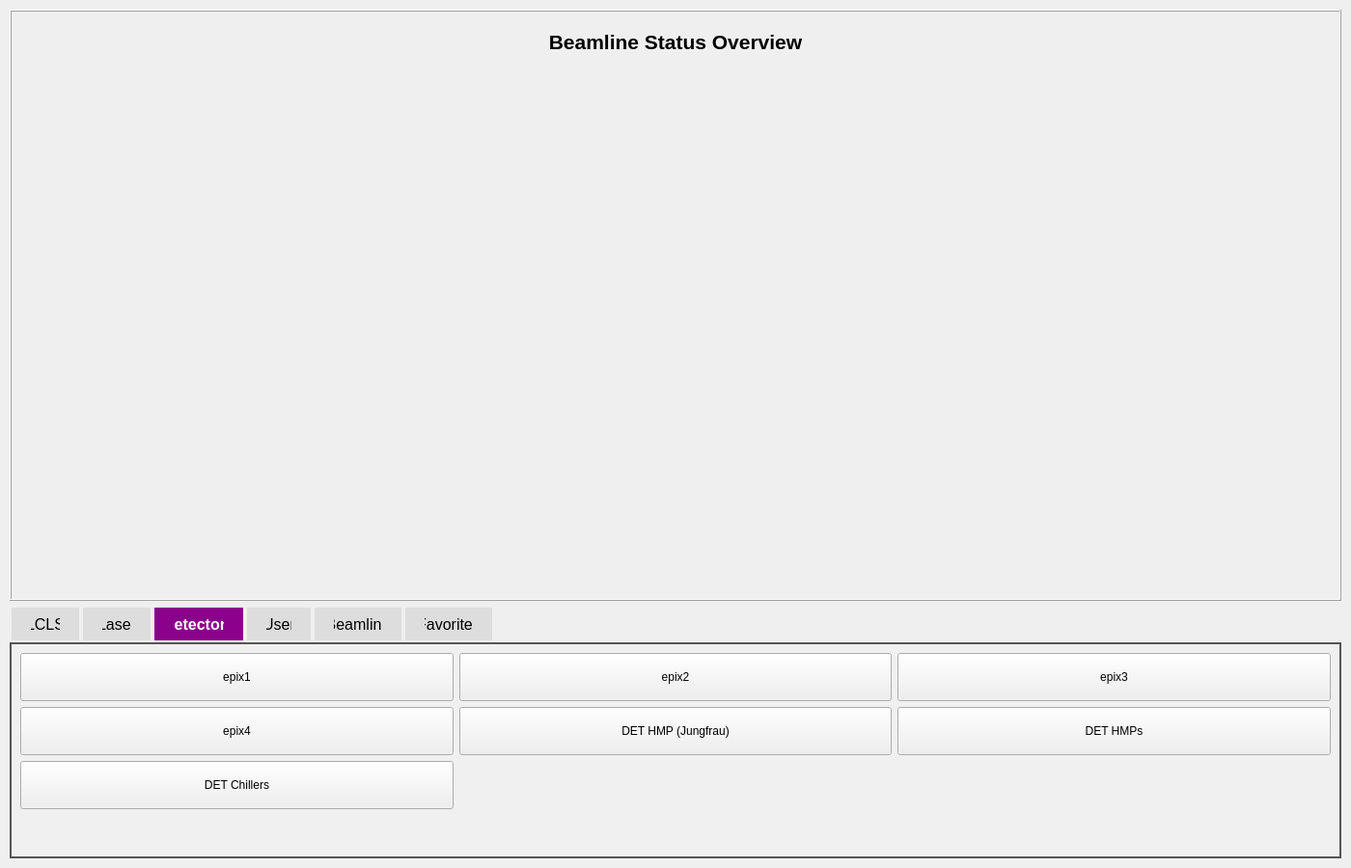
<?xml version="1.0" encoding="UTF-8"?>
<ui version="4.0">
 <class>Form</class>
 <widget class="QWidget" name="Form">
  <property name="geometry">
   <rect>
    <x>0</x>
    <y>0</y>
    <width>1400</width>
    <height>900</height>
   </rect>
  </property>
  <property name="windowTitle">
   <string>Beamline Control</string>
  </property>
  <layout class="QVBoxLayout" name="verticalLayout">
   <property name="spacing">
    <number>5</number>
   </property>
   <property name="leftMargin">
    <number>10</number>
   </property>
   <property name="topMargin">
    <number>10</number>
   </property>
   <property name="rightMargin">
    <number>10</number>
   </property>
   <property name="bottomMargin">
    <number>10</number>
   </property>
   <item>
    <!-- Top Status Section -->
    <widget class="QFrame" name="statusFrame">
     <property name="sizePolicy">
      <sizepolicy hsizetype="Preferred" vsizetype="Expanding">
       <horstretch>0</horstretch>
       <verstretch>7</verstretch>
      </sizepolicy>
     </property>
     <property name="frameShape">
      <enum>QFrame::Box</enum>
     </property>
     <property name="frameShadow">
      <enum>QFrame::Raised</enum>
     </property>
     <layout class="QVBoxLayout" name="statusLayout">
      <item>
       <widget class="QLabel" name="headerLabel">
        <property name="text">
         <string>Beamline Status Overview</string>
        </property>
        <property name="alignment">
         <set>Qt::AlignCenter</set>
        </property>
        <property name="styleSheet">
         <string>font-size: 16pt; font-weight: bold; padding: 10px;</string>
        </property>
       </widget>
      </item>
      <item>
       <!-- Device Status Grid Container -->
       <widget class="QWidget" name="deviceStatusContainer" native="true">
        <layout class="QGridLayout" name="deviceStatusGrid">
         <property name="spacing">
          <number>15</number>
         </property>
        </layout>
       </widget>
      </item>
      <item>
       <spacer name="statusSpacer">
        <property name="orientation">
         <enum>Qt::Vertical</enum>
        </property>
        <property name="sizeHint" stdset="0">
         <size>
          <width>20</width>
          <height>40</height>
         </size>
        </property>
       </spacer>
      </item>
     </layout>
    </widget>
   </item>
   <item>
    <!-- Bottom Tab Section -->
    <widget class="QTabWidget" name="navigationTabs">
     <property name="sizePolicy">
      <sizepolicy hsizetype="Expanding" vsizetype="Preferred">
       <horstretch>0</horstretch>
       <verstretch>3</verstretch>
      </sizepolicy>
     </property>
     <property name="currentIndex">
      <number>2</number>
     </property>
     <property name="styleSheet">
      <string>QTabWidget::pane {
    border: 2px solid #555;
    background: #f0f0f0;
}
QTabBar::tab {
    background: #ddd;
    padding: 10px 20px;
    margin: 2px;
    font-size: 12pt;
}
QTabBar::tab:selected {
    background: #8b008b;
    color: white;
    font-weight: bold;
}</string>
     </property>
     
     <!-- LCLS Tab -->
     <widget class="QWidget" name="lclsTab">
      <attribute name="title">
       <string>LCLS</string>
      </attribute>
      <layout class="QGridLayout" name="lclsGridLayout">
       <item row="0" column="0">
        <widget class="QPushButton" name="btnWebCameras">
         <property name="minimumSize">
          <size>
           <width>150</width>
           <height>50</height>
          </size>
         </property>
         <property name="text">
          <string>Web Cameras</string>
         </property>
        </widget>
       </item>
       <item row="0" column="1">
        <widget class="QPushButton" name="btnViewerBeamline">
         <property name="minimumSize">
          <size>
           <width>150</width>
           <height>50</height>
          </size>
         </property>
         <property name="text">
          <string>Viewer - Beamline</string>
         </property>
        </widget>
       </item>
       <item row="0" column="2">
        <widget class="QPushButton" name="btnViewerXCS">
         <property name="minimumSize">
          <size>
           <width>150</width>
           <height>50</height>
          </size>
         </property>
         <property name="text">
          <string>Viewer - XCS</string>
         </property>
        </widget>
       </item>
       <item row="1" column="0">
        <widget class="QPushButton" name="btnViewerUserGige">
         <property name="minimumSize">
          <size>
           <width>150</width>
           <height>50</height>
          </size>
         </property>
         <property name="text">
          <string>Viewer - User Gige</string>
         </property>
        </widget>
       </item>
       <item row="2" column="0">
        <spacer name="lclsSpacer">
         <property name="orientation">
          <enum>Qt::Vertical</enum>
         </property>
         <property name="sizeHint" stdset="0">
          <size>
           <width>20</width>
           <height>40</height>
          </size>
         </property>
        </spacer>
       </item>
      </layout>
     </widget>
     
     <!-- Laser Tab -->
     <widget class="QWidget" name="laserTab">
      <attribute name="title">
       <string>Laser</string>
      </attribute>
      <layout class="QGridLayout" name="laserGridLayout">
       <item row="0" column="0">
        <widget class="QPushButton" name="btnLaserControl">
         <property name="minimumSize">
          <size>
           <width>150</width>
           <height>50</height>
          </size>
         </property>
         <property name="text">
          <string>Laser Control</string>
         </property>
        </widget>
       </item>
       <item row="1" column="0">
        <spacer name="laserSpacer">
         <property name="orientation">
          <enum>Qt::Vertical</enum>
         </property>
         <property name="sizeHint" stdset="0">
          <size>
           <width>20</width>
           <height>40</height>
          </size>
         </property>
        </spacer>
       </item>
      </layout>
     </widget>
     
     <!-- Detectors Tab -->
     <widget class="QWidget" name="detectorsTab">
      <attribute name="title">
       <string>Detectors</string>
      </attribute>
      <layout class="QGridLayout" name="detectorsGridLayout">
       <item row="0" column="0">
        <widget class="QPushButton" name="btnEpix1">
         <property name="minimumSize">
          <size>
           <width>150</width>
           <height>50</height>
          </size>
         </property>
         <property name="text">
          <string>epix1</string>
         </property>
        </widget>
       </item>
       <item row="0" column="1">
        <widget class="QPushButton" name="btnEpix2">
         <property name="minimumSize">
          <size>
           <width>150</width>
           <height>50</height>
          </size>
         </property>
         <property name="text">
          <string>epix2</string>
         </property>
        </widget>
       </item>
       <item row="0" column="2">
        <widget class="QPushButton" name="btnEpix3">
         <property name="minimumSize">
          <size>
           <width>150</width>
           <height>50</height>
          </size>
         </property>
         <property name="text">
          <string>epix3</string>
         </property>
        </widget>
       </item>
       <item row="1" column="0">
        <widget class="QPushButton" name="btnEpix4">
         <property name="minimumSize">
          <size>
           <width>150</width>
           <height>50</height>
          </size>
         </property>
         <property name="text">
          <string>epix4</string>
         </property>
        </widget>
       </item>
       <item row="1" column="1">
        <widget class="QPushButton" name="btnDETHMPJungfrau">
         <property name="minimumSize">
          <size>
           <width>150</width>
           <height>50</height>
          </size>
         </property>
         <property name="text">
          <string>DET HMP (Jungfrau)</string>
         </property>
        </widget>
       </item>
       <item row="1" column="2">
        <widget class="QPushButton" name="btnDETHMPs">
         <property name="minimumSize">
          <size>
           <width>150</width>
           <height>50</height>
          </size>
         </property>
         <property name="text">
          <string>DET HMPs</string>
         </property>
        </widget>
       </item>
       <item row="2" column="0">
        <widget class="QPushButton" name="btnDETChillers">
         <property name="minimumSize">
          <size>
           <width>150</width>
           <height>50</height>
          </size>
         </property>
         <property name="text">
          <string>DET Chillers</string>
         </property>
        </widget>
       </item>
       <item row="3" column="0">
        <spacer name="detectorsSpacer">
         <property name="orientation">
          <enum>Qt::Vertical</enum>
         </property>
         <property name="sizeHint" stdset="0">
          <size>
           <width>20</width>
           <height>40</height>
          </size>
         </property>
        </spacer>
       </item>
      </layout>
     </widget>
     
     <!-- User Tab -->
     <widget class="QWidget" name="userTab">
      <attribute name="title">
       <string>User</string>
      </attribute>
      <layout class="QGridLayout" name="userGridLayout">
       <item row="0" column="0">
        <widget class="QPushButton" name="btnUserDiagnostics">
         <property name="minimumSize">
          <size>
           <width>150</width>
           <height>50</height>
          </size>
         </property>
         <property name="text">
          <string>User Diagnostics</string>
         </property>
        </widget>
       </item>
       <item row="1" column="0">
        <spacer name="userSpacer">
         <property name="orientation">
          <enum>Qt::Vertical</enum>
         </property>
         <property name="sizeHint" stdset="0">
          <size>
           <width>20</width>
           <height>40</height>
          </size>
         </property>
        </spacer>
       </item>
      </layout>
     </widget>
     
     <!-- Beamline Tab -->
     <widget class="QWidget" name="beamlineTab">
      <attribute name="title">
       <string>Beamline</string>
      </attribute>
      <layout class="QGridLayout" name="beamlineGridLayout">
       <item row="0" column="0">
        <widget class="QPushButton" name="btnBeamlineOverview">
         <property name="minimumSize">
          <size>
           <width>150</width>
           <height>50</height>
          </size>
         </property>
         <property name="text">
          <string>Beamline Overview</string>
         </property>
        </widget>
       </item>
       <item row="1" column="0">
        <spacer name="beamlineSpacer">
         <property name="orientation">
          <enum>Qt::Vertical</enum>
         </property>
         <property name="sizeHint" stdset="0">
          <size>
           <width>20</width>
           <height>40</height>
          </size>
         </property>
        </spacer>
       </item>
      </layout>
     </widget>
     
     <!-- Favorites Tab -->
     <widget class="QWidget" name="favoritesTab">
      <attribute name="title">
       <string>Favorites</string>
      </attribute>
      <layout class="QGridLayout" name="favoritesGridLayout">
       <item row="0" column="0">
        <widget class="QPushButton" name="btnFavorite1">
         <property name="minimumSize">
          <size>
           <width>150</width>
           <height>50</height>
          </size>
         </property>
         <property name="text">
          <string>Quick Access 1</string>
         </property>
        </widget>
       </item>
       <item row="1" column="0">
        <spacer name="favoritesSpacer">
         <property name="orientation">
          <enum>Qt::Vertical</enum>
         </property>
         <property name="sizeHint" stdset="0">
          <size>
           <width>20</width>
           <height>40</height>
          </size>
         </property>
        </spacer>
       </item>
      </layout>
     </widget>
     
    </widget>
   </item>
  </layout>
 </widget>
 <resources/>
 <connections/>
</ui>
